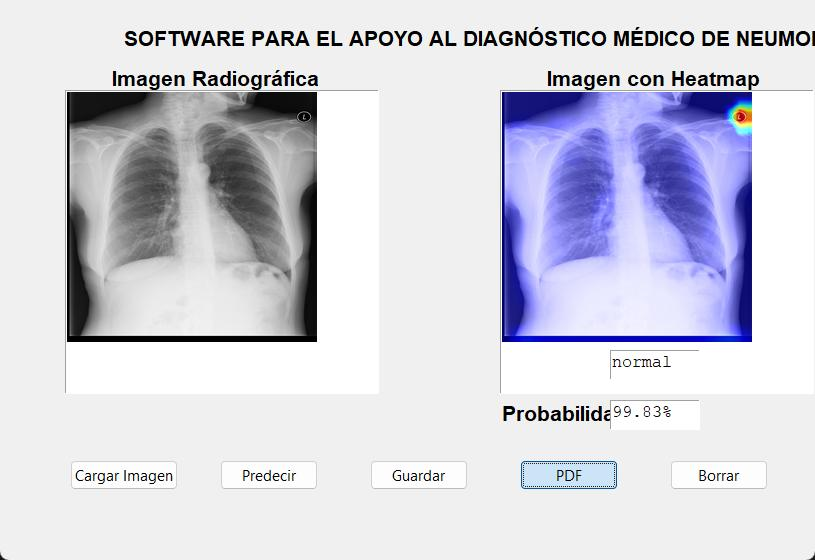
#> input picture Reporte0.jpg, 815 x 560 px
$ python -i pre_processor.py   (imports and definitions only)
#> lines starting #> are read from the running program, lines starting #| are printed output that depends on the picture
#> further down, picture is the input picture: shape (560, 815, 3); mean B, G, R 222, 211.1, 210.9
# -*- coding: utf-8 -*-
"""
Preprocesamiento de imágenes médicas.

Esta clase proporciona métodos para:
1. Leer imágenes desde archivos DICOM o JPG/PNG.
2. Preprocesar imágenes para entrada en modelos CNN:
   - Redimensionar a 512x512.
   - Convertir a escala de grises.
   - Aplicar CLAHE (ecualización adaptativa de histograma).
   - Normalizar valores a [0, 1].
   - Expandir dimensiones de batch y canal.
"""

import numpy as np
import cv2
from PIL import Image
import pydicom as dicom


class PreProcessor:
    """
    Clase para el preprocesamiento y lectura de imágenes médicas.

    Métodos
    -------
    read_dicom(path: str) -> tuple[np.ndarray, Image.Image]
        Lee un archivo DICOM y devuelve un array RGB y un objeto PIL.Image.

    read_jpg(path: str) -> tuple[np.ndarray, Image.Image]
        Lee un archivo JPG/PNG y devuelve un array y un objeto PIL.Image.

    preprocess(array: np.ndarray) -> np.ndarray
        Preprocesa una imagen para modelos CNN, aplicando resize, gris,
        CLAHE, normalización y expansión de dimensiones.
    """

    @staticmethod
    def read_dicom(path: str) -> tuple[np.ndarray, Image.Image]:
        """
        Lee un archivo DICOM y lo convierte a imagen RGB y PIL.Image.

        Parameters
        ----------
        path : str
            Ruta al archivo DICOM.

        Returns
        -------
        img_rgb : np.ndarray
            Imagen en formato RGB con shape (H, W, 3).
        img_pil : PIL.Image.Image
            Imagen en formato PIL.Image para mostrar en UI.
        """
        img = dicom.dcmread(path)
        img_array = img.pixel_array
        img_pil = Image.fromarray(img_array)
        img_norm = np.uint8((np.maximum(img_array, 0) / img_array.max()) * 255.0)
        img_rgb = cv2.cvtColor(img_norm, cv2.COLOR_GRAY2RGB)
        return img_rgb, img_pil


    @staticmethod
    def preprocess(array: np.ndarray) -> np.ndarray:
        """
        Preprocesa una imagen para usarla en modelos CNN.

        Pasos
        -----
        1. Redimensionar a 512x512.
        2. Convertir a escala de grises si es RGB.
        3. Aplicar CLAHE (ecualización adaptativa de histograma).
        4. Normalizar valores a [0, 1].
        5. Expandir dimensiones de batch y canal para entrada CNN.

        Parameters
        ----------
        array : np.ndarray
            Imagen original en formato NumPy.

        Returns
        -------
        np.ndarray
            Imagen preprocesada lista para el modelo con shape (1, 512, 512, 1).
        """
        array_resized = cv2.resize(array, (512, 512))
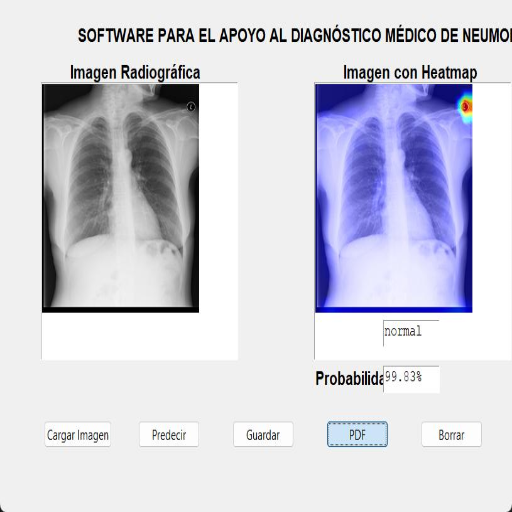
#> array_resized: shape (512, 512, 3); mean B, G, R 221.9, 211.1, 210.9
        # Convertir a gris si es RGB
        if len(array_resized.shape) == 3 and array_resized.shape[2] == 3:
            gray = cv2.cvtColor(array_resized, cv2.COLOR_BGR2GRAY)
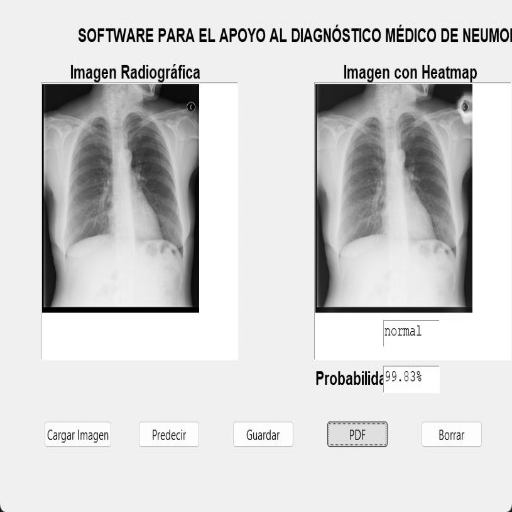
#> gray: shape (512, 512); min 0, max 255, mean 212.2
        else:
            gray = array_resized
        clahe = cv2.createCLAHE(clipLimit=2.0, tileGridSize=(4, 4))
        clahe_img = clahe.apply(gray)
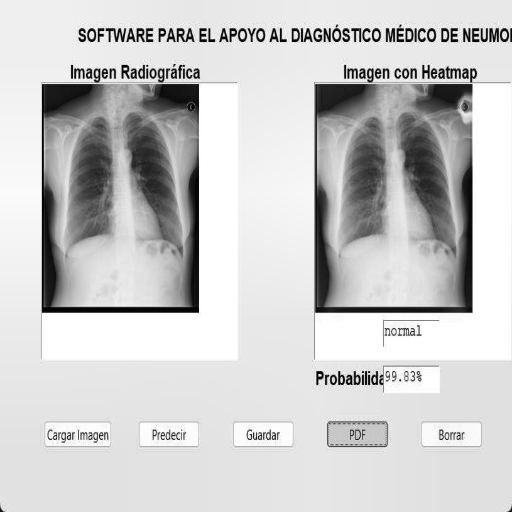
#> clahe_img: shape (512, 512); min 1, max 255, mean 203.2
        normalized = clahe_img / 255.0
        batch_array = np.expand_dims(normalized, axis=-1)  # canal
        batch_array = np.expand_dims(batch_array, axis=0)  # batch
        return batch_array

>>> import cv2
>>> picture = cv2.imread('../../Reporte0.jpg')
>>> result = PreProcessor().preprocess(picture)
